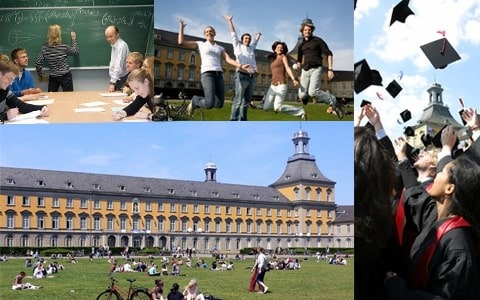
#> input picture Sheet00/bonn.jpeg, 480 x 300 px
$ python Sheet00_template.py
#> lines starting #> are read from the running program, lines starting #| are printed output that depends on the picture; after the words box and inside, x2 and y2 are one past the last pixel; in counts of white or black regions, pixels touching at a corner belong together
"""
Exercise 0 for MA-INF 2201 Computer Vision WS25/26
Introduction to OpenCV - Template
Python 3.12, OpenCV 4.11, NumPy 2.3.3
Image: bonn.jpeg
"""

import cv2
import numpy as np
import random
import time

# ============================================================================
# Exercise 1: Read and Display Image (0.5 Points)
# ============================================================================
def exercise1():
    """
    Read and display the image bonn.jpeg.
    Print the image dimensions and data type.
    """
    print("Exercise 1: Read and Display Image")

    # TODO: Read the image 'bonn.jpeg' using cv2.imread()
    img = None
    img = cv2.imread(r"./bonn.jpeg")
#> img is the input picture: shape (300, 480, 3); mean B, G, R 127.7, 126.6, 121.8

    # TODO: Check if image was loaded successfully
    if img is None:
        print("Error: Image could not be loaded properly")
        return -1
    else:
        print("Image loaded successfully")

    # TODO: Display the image using cv2.imshow()
    cv2.imshow("Bonn Image", img)

    # TODO: Wait for a key press using cv2.waitKey(0)
    cv2.waitKey(0)

    # TODO: Close all windows using cv2.destroyAllWindows()
    cv2.destroyAllWindows()

    # TODO: Print image dimensions (height, width, channels)
    img_height, img_width, img_channels = img.shape
#> img_height = 300; img_width = 480; img_channels = 3

    print("Image height: ", img_height)
#| Image height:  300
    print("Image width: ", img_width)
#| Image width:  480
    print("Image Channels: ", img_channels)
#| Image Channels:  3

    # TODO: Print image data type
    img_dtype = img.dtype
    print("Image data type: ", img_dtype)
#| Image data type:  uint8

    print("Exercise 1 completed!\n")
    return img


# ============================================================================
# Exercise 2: HSV Color Space (0.5 Points)
# ============================================================================
def exercise2(img):
    """
    Convert image to HSV color space and display all three channels separately.
    """
    print("Exercise 2: HSV Color Space")

    # TODO: Convert to HSV using cv2.cvtColor() with cv2.COLOR_BGR2HSV
    hsv = cv2.cvtColor(img, cv2.COLOR_BGR2HSV)
#> hsv: shape (300, 480, 3); mean H, S, V 70.4, 71.8, 143.5

    # TODO: Split HSV into H, S, V channels using cv2.split()
    h, s, v = cv2.split(img)

    # TODO: Display all three channels
    # Hint: You can concatenate them horizontally using cv2.hconcat()

    cv2.imshow("HSV Channels", cv2.hconcat([h, s, v]))
    cv2.waitKey(0)
    cv2.destroyAllWindows()

    print("Exercise 2 completed!\n")
    return hsv


# ============================================================================
# Exercise 3: Brightness Adjustment with Loops (1 Point)
# ============================================================================
def exercise3(img):
    """
    Add 50 to all pixel values and clip to [0, 255] using nested for-loops.
    Display original and brightened images side by side.
    """
    print("Exercise 3: Brightness Adjustment with Loops")

    result = img.copy()  # TODO: Create a copy of the image

    height, width, channels = img.shape  # TODO: Get image dimensions
#> height = 300; width = 480; channels = 3

    # TODO: Use nested for-loops to iterate through each pixel, add 50 to pixel value, and clip pixel value to [0, 255]
    for y in range(height):
        for x in range(width):
            for c in range(channels):
                new_value = img[y, x, c] + 50
                result[y, x, c] = min(255, max(0, int(img[y, x, c]) + 50)) # Ensures that value stays within [0, 255]
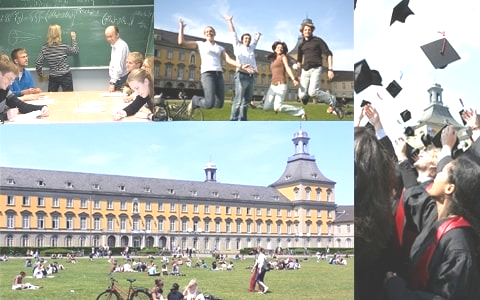
#> result: shape (300, 480, 3); mean B, G, R 166.9, 172.7, 168

    combined = np.hstack((img, result))  # TODO: Display original and result side by side
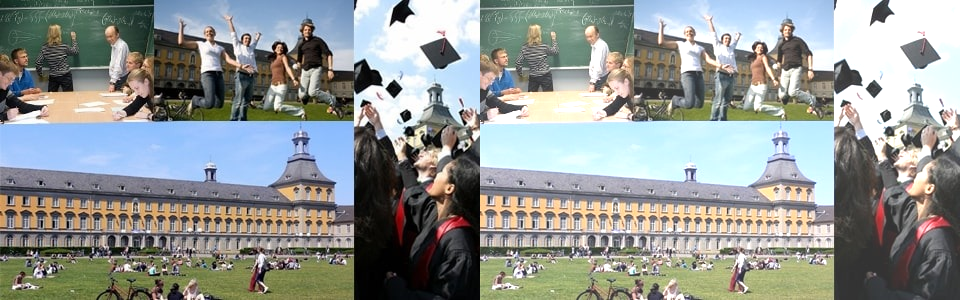
#> combined: shape (300, 960, 3); mean B, G, R 147.3, 149.6, 144.9
    cv2.imshow("Original (Left) | Brightened (Right)", combined)
    cv2.waitKey(0)
    cv2.destroyAllWindows()

    print("Exercise 3 completed!\n")
    return result


# ============================================================================
# Exercise 4: Vectorized Brightness Adjustment (1 Points)
# ============================================================================
def exercise4(img):
    """
    Perform the same brightness adjustment using NumPy in one line.
    Compare execution time with loop-based approach.
    """
    print("Exercise 4: Vectorized Brightness Adjustment")

    # TODO: Time the loop-based approach (from exercise 3)

    result = img.copy()  # Create a copy of the image
    height, width, channels = img.shape  # Get image dimensions
#> height = 300; width = 480; channels = 3

    start_time_loop = time.time()

    for y in range(height):
        for x in range(width):
            for c in range(channels):
                new_value = img[y, x, c] + 50
                result[y, x, c] = np.clip(new_value, 0, 255)

    end_time_loop = time.time()

    # TODO: Time the vectorized approach
    start_time_vec = time.time()

    # TODO: Add 50 and clip in one line using np.clip()

    # NOTE: First convert to int16 to avoid overflow, then back to uint8
    #       after clipping, or else overflow causes img to change color
    result = np.clip(img.astype(np.int16) + 50, 0, 255).astype(np.uint8)
    end_time_vec = time.time()

    # TODO: Print execution times
    print(f"Loop-based approach: {end_time_loop - start_time_loop:.4f} seconds")
    print(f"Vectorized approach: {end_time_vec - start_time_vec:.4f} seconds")

    # TODO: Display the result
    display_imgs = cv2.hconcat([img, result])

    cv2.imshow("Original vs Brightness Adjusted", display_imgs)
    cv2.waitKey(0)
    cv2.destroyAllWindows()

    print("Exercise 4 completed!\n")
    return result


# ============================================================================
# Exercise 5: Extract and Paste Patch (0.5 Points)
# ============================================================================
def exercise5(img):
    """
    Extract a 32×32 patch from top-left corner and paste at 3 random locations.
    """
    print("Exercise 5: Extract and Paste Patch")

    patch_size = 32
    patch = img[0:patch_size, 0:patch_size].copy()  # TODO: Extract 32x32 patch from top-left corner (starting at 0,0)

    img_copy = img.copy()  # TODO: Create a copy of the image

    height, width, channels = img.shape  # TODO: Get image dimensions
#> height = 300; width = 480; channels = 3

    # TODO: Generate 3 random locations and paste the patch
    # Use random.randint() and ensure patch fits within boundaries
    for i in range(3):
        x = random.randint(0, width - patch_size)
        y = random.randint(0, height - patch_size)
        img_copy[y:y+patch_size, x:x+patch_size] = patch
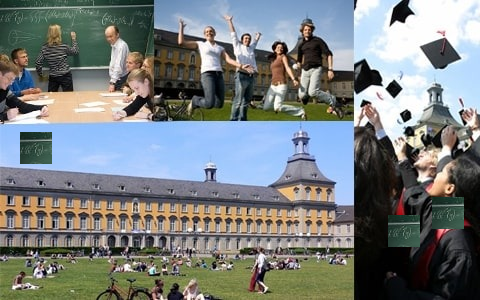
#> img_copy: shape (300, 480, 3); 2.13% of pixels changed, all inside (x1, y1, x2, y2) = (20, 132, 464, 247)

    cv2.imshow("Patched Image", img_copy)  # TODO: Display the result
    cv2.waitKey(0)
    cv2.destroyAllWindows()

    print("Exercise 5 completed!\n")
    return img_copy


# ============================================================================
# Exercise 6: Binary Masking (0.5 Points)
# ============================================================================
def exercise6(img):
    """
    Create masked version showing only bright regions.
    Convert to grayscale, threshold at 128, use as mask.
    """
    print("Exercise 6: Binary Masking")

    # TODO: Convert to grayscale using cv2.cvtColor() with cv2.COLOR_BGR2GRAY
    gray = cv2.cvtColor(img, cv2.COLOR_BGR2GRAY)

    # TODO: Apply binary threshold at value 128
    # Use cv2.threshold() with cv2.THRESH_BINARY
    _, mask = cv2.threshold(gray, 128, 255, cv2.THRESH_BINARY)
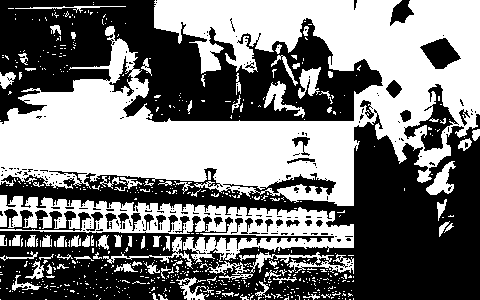
#> mask: shape (300, 480); 48.1% white; 633 white regions (550 under 20 px), largest, box (x1, y1, x2, y2) and area: (0, 0, 480, 206) 51190, (0, 195, 354, 264) 9049, (250, 252, 354, 274) 793

    # TODO: Apply mask to original color image
    # Hint: Use cv2.bitwise_and() with the mask
    masked = cv2.bitwise_and(img, img, mask=mask)

    # TODO: Display original, mask, and masked result
    mask = cv2.cvtColor(mask, cv2.COLOR_GRAY2BGR)  # Convert mask to 3-channel for displaying together

    # print(img.dtype, mask.dtype, masked.dtype)  .... just to debug

    display_imgs = cv2.hconcat([img, mask, masked])
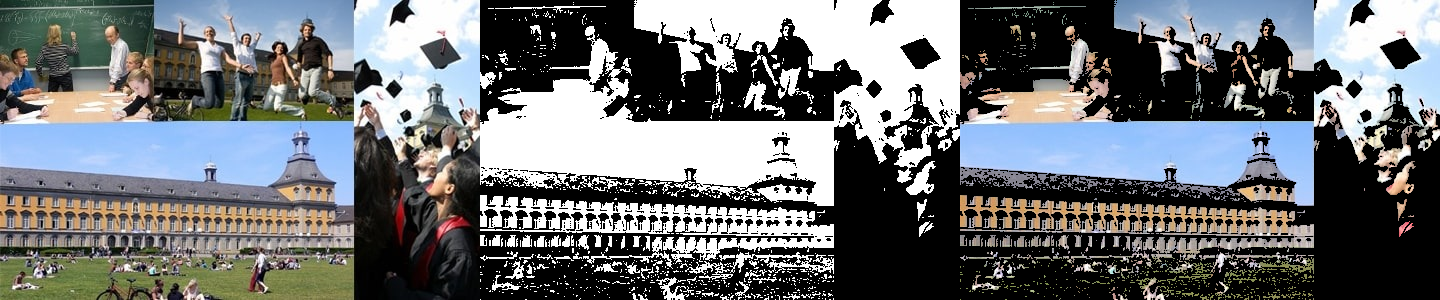
#> display_imgs: shape (300, 1440, 3); mean B, G, R 116.1, 113.7, 110.5

    cv2.imshow("Original vs Mask vs Masked Result", display_imgs)
    cv2.waitKey(0)
    cv2.destroyAllWindows()

    print("Exercise 6 completed!\n")


# ============================================================================
# Exercise 7: Border and Annotations (1 Points)
# ============================================================================
def exercise7(img):
    """
    Add 20-pixel border and draw 5 circles and 5 text labels at random positions.
    """
    print("Exercise 7: Border and Annotations")

    bordered = cv2.copyMakeBorder(img, 20, 20, 20, 20, cv2.BORDER_CONSTANT, value=(0, 0, 255))  # TODO: Add 20-pixel border using cv2.copyMakeBorder()
    # Use cv2.BORDER_CONSTANT with a color of your choice

    height, width, channels = bordered.shape  # TODO: Get dimensions of bordered image
#> height = 340; width = 520; channels = 3

    # TODO: Draw 5 random circles
    # Use random.randint() and cv2.circle(img, center, radius, color, thickness)
    for i in range(5):
        center_x = random.randint(20, width - 20)
        center_y = random.randint(20, height - 20)
        radius = random.randint(10, 40)
        color = (random.randint(0, 255), random.randint(0, 255), random.randint(0, 255))
        cv2.circle(bordered, (center_x, center_y), radius, color, -1)
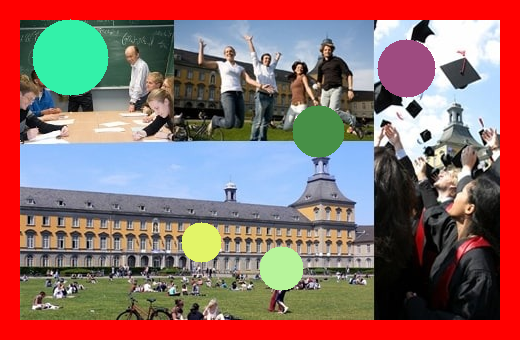
#> bordered: shape (340, 520, 3); mean B, G, R 104.1, 106.5, 145.3

    # TODO: Add 5 random text labels
    # Use random.randint() and cv2.putText(img, text, org, font, fontScale, color, thickness)
    for i in range(5):
        x = random.randint(30, width - 100)
        y = random.randint(30, height - 30)
        text = f"Text{i+1}"
        font = cv2.FONT_HERSHEY_SIMPLEX
        font_scale = 0.6
        color = (random.randint(0, 255), random.randint(0, 255), random.randint(0, 255))
        cv2.putText(bordered, text, (x, y), font, font_scale, color, 2, cv2.LINE_AA)
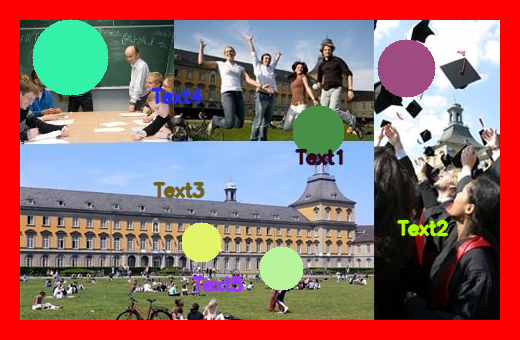
#> bordered: shape (340, 520, 3); 1.8% of pixels changed, all inside (x1, y1, x2, y2) = (150, 87, 449, 293)

    cv2.imshow("Border and Annotations", bordered)  # TODO: Display the result
    cv2.waitKey(0)
    cv2.destroyAllWindows()

    print("Exercise 7 completed!\n")
    return bordered


# ============================================================================
# Main function
# ============================================================================
def main():
    """
    Run all exercises.
    """
    print("=" * 60)
    print("Exercise 0: Introduction to OpenCV")
    print("=" * 60 + "\n")

    # Uncomment the exercises you want to run:
    img = exercise1()
    if img is None:
        return
    exercise2(img)
    exercise3(img)
    exercise4(img)
    exercise5(img)
    exercise6(img)
    exercise7(img)

    print("=" * 60)
    print("All exercises completed!")
    print("=" * 60)


if __name__ == "__main__":
    main()
